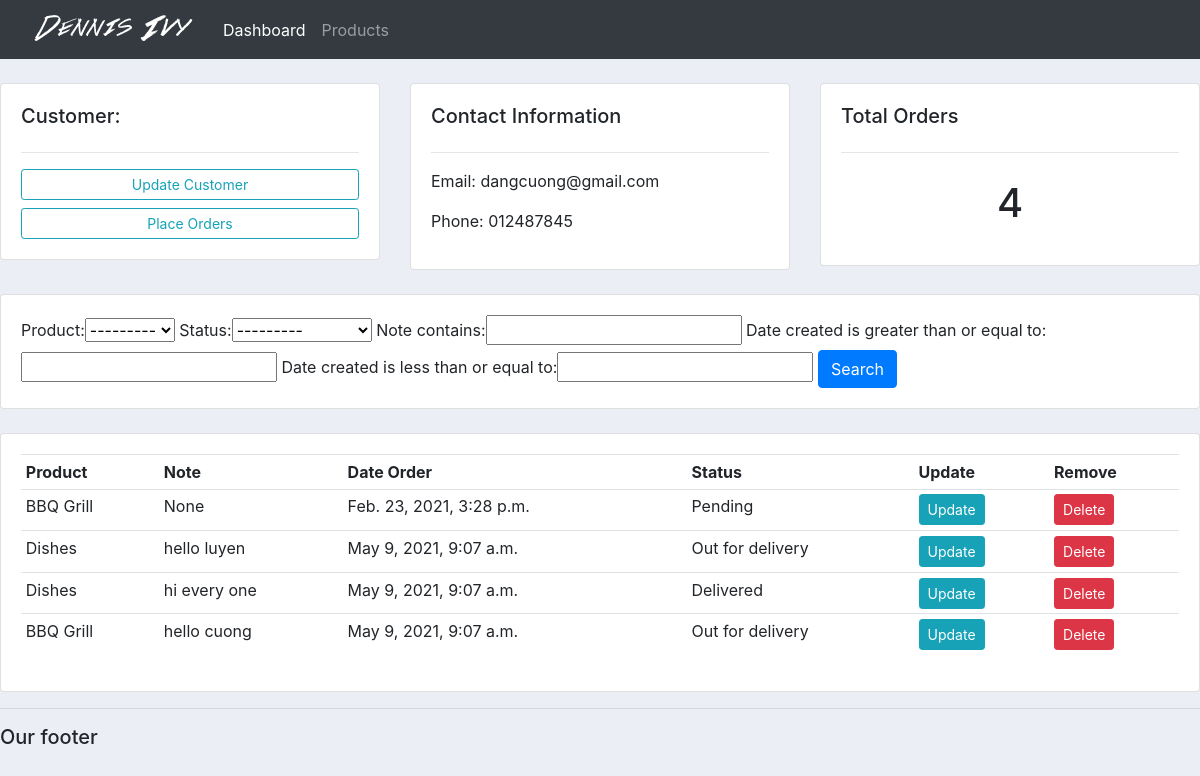
The app's page /customer/2/ with its own data.
### accounts/models.py (models this page shows, shortened)
class Customer(models.Model):
    name = models.CharField(max_length=200, null=True)
    phone = models.CharField(max_length=200, null=True)
    email = models.CharField(max_length=200, null=True)
    date_created = models.DateTimeField(auto_now_add=True, null=True)

class Order(models.Model):
    STATUS = (
        ('Pending', 'Pending'),
        ('Out for delivery', 'Out for delivery'),
        ('Delivered', 'Delivered'),
    )
    customer = models.ForeignKey(Customer, null=True, on_delete=models.SET_NULL)
    product = models.ForeignKey(Product, null=True, on_delete=models.SET_NULL)
    date_created = models.DateTimeField(auto_now_add=True, null=True)
    status = models.CharField(max_length=200, null=True, choices=STATUS)
    note = models.CharField(max_length=200, null=True)

class Product(models.Model):
    CATEGORY = (
        ('Indoor', 'Indoor'),
        ('Out Door', 'Out Door'),
    )
    name = models.CharField(max_length=200, null=True)
    price = models.FloatField(null=True)
    category = models.CharField(max_length=200, null=True, choices=CATEGORY)
    description = models.CharField(max_length=200, null=True, blank=True)
    date_created = models.DateTimeField(null=True)
    tags = models.ManyToManyField(Tag)
    def __str__(self):
        return self.name

### accounts/views.py (the view)
# urls.py: path('customer/<str:pk_test>/', views.customer, name='customer'),
def customer(request, pk_test):
    customer_item = Customer.objects.get(id=pk_test)
    orders = customer_item.order_set.all()
    order_count = orders.count()
    my_filter = OrderFilter(request.GET, queryset=orders)
    orders = my_filter.qs
    context = {'customer': customer_item, 'orders': orders, 'order_count': order_count, 'my_filter': my_filter}
    return render(request, 'accounts/customer.html', context)

### accounts/templates/accounts/customer.html
{% extends 'accounts/main.html' %}
{% block content%}
	<br>
<div class="row">
	<div class="col-md">
		<div class="card card-body">
			<h5>Customer:</h5>
			<hr>
			<a class="btn btn-outline-info  btn-sm btn-block" href="">Update Customer</a>
			<a class="btn btn-outline-info  btn-sm btn-block" href="{% url 'create_order' customer.id %}">Place Orders</a>
		</div>
	</div>
	<div class="col-md">
		<div class="card card-body">
			<h5>Contact Information</h5>
			<hr>
			<p>Email: {{customer.email}}</p>
			<p>Phone: {{customer.phone}}</p>
		</div>
	</div>
	<div class="col-md">
		<div class="card card-body">
			<h5>Total Orders</h5>
			<hr>
			<h1 style="text-align: center;padding: 10px"> {{order_count}}</h1>
		</div>
	</div>
</div>
<br>
<div class="row">
	<div class="col">
		<div class="card card-body">
			<form method="get">
				{{my_filter.form}}
		    <button class="btn btn-primary" type="submit">Search</button>
		  </form>
		</div>
	</div>
</div>
<br>
<div class="row">
	<div class="col-md">
		<div class="card card-body">
			<table class="table table-sm">
				<tr>
					<th>Product</th>
					<th>Note</th>
					<th>Date Order</th>
					<th>Status</th>
					<th>Update</th>
					<th>Remove</th>
				</tr>
				{% for order in orders %}
                <tr>
                    <td> {{order.product}}</td>
                    <td> {{order.note }}</td>
                    <td> {{order.date_created}}</td>
                    <td> {{order.status}}</td>
                    <td> <a class="btn btn-sm btn-info" href="{% url 'update_order' order.id %}">Update</a></td>
                    <td> <a class="btn btn-sm btn-danger" href="{% url 'delete_order' order.id %}">Delete</a></td>
                </tr>
                {% endfor %}
			</table>
		</div>
	</div>
</div>
{% endblock %}

### static/css/main.css (style rules this page uses)
body { background-color: #ebeff5; }

### records on screen
Customer: email "dangcuong@gmail.com", phone "012487845"
Order: product "BBQ Grill", note "None", date_created "Feb. 23, 2021, 3:28 p.m.", status "Pending"
Order: product "Dishes", note "hello luyen", date_created "May 9, 2021, 9:07 a.m.", status "Out for delivery"
Order: product "Dishes", note "hi every one", date_created "May 9, 2021, 9:07 a.m.", status "Delivered"
Order: product "BBQ Grill", note "hello cuong", date_created "May 9, 2021, 9:07 a.m.", status "Out for delivery"

### other values on screen
{{ order_count }} "4"
